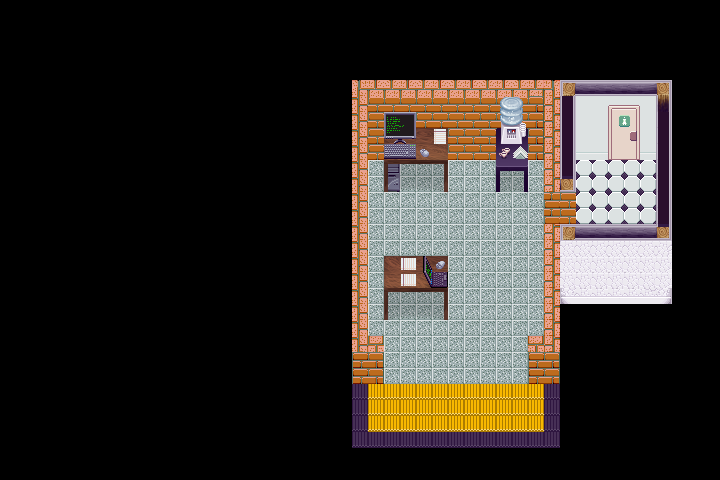

Below is a game level as drawn by its tile map, then a one-line description and the .tmx that defines it (tile-layer data replaced by summaries):
An orthogonal 45x30 tile map with 16x16 px tiles, 7 tile layers (floor, walls, cabinet, tables, ...), 2 tilesets.

<map version="1.0" orientation="orthogonal" renderorder="right-down" width="45" height="30" tilewidth="16" tileheight="16" nextobjectid="1">
 <tileset firstgid="1" name="items" tilewidth="16" tileheight="16">
  <image source="Assets Varios.png" width="640" height="256" />
 </tileset>
 <tileset firstgid="641" name="walls" tilewidth="16" tileheight="16">
  <image source="Paredes.png" width="352" height="256" />
 </tileset>
 <layer name="floor" width="45" height="30">
  <data>[1350 cells, 278 non-empty, 4 distinct tile ids]</data>
 </layer>
 <layer name="walls" width="45" height="30">
  <data>[1350 cells, 187 non-empty, 43 distinct tile ids]</data>
 </layer>
 <layer name="cabinet" width="45" height="30">
  <data>[1350 cells, 3 non-empty, 3 distinct tile ids]</data>
 </layer>
 <layer name="tables" width="45" height="30">
  <data>[1350 cells, 40 non-empty, 24 distinct tile ids]</data>
 </layer>
 <layer name="computer" width="45" height="30">
  <data>[1350 cells, 14 non-empty, 13 distinct tile ids]</data>
 </layer>
 <layer name="props" width="45" height="30">
  <data>[1350 cells, 8 non-empty, 8 distinct tile ids]</data>
 </layer>
 <layer name="doors" width="45" height="30">
  <data>[1350 cells, 8 non-empty, 8 distinct tile ids]</data>
 </layer>
</map>